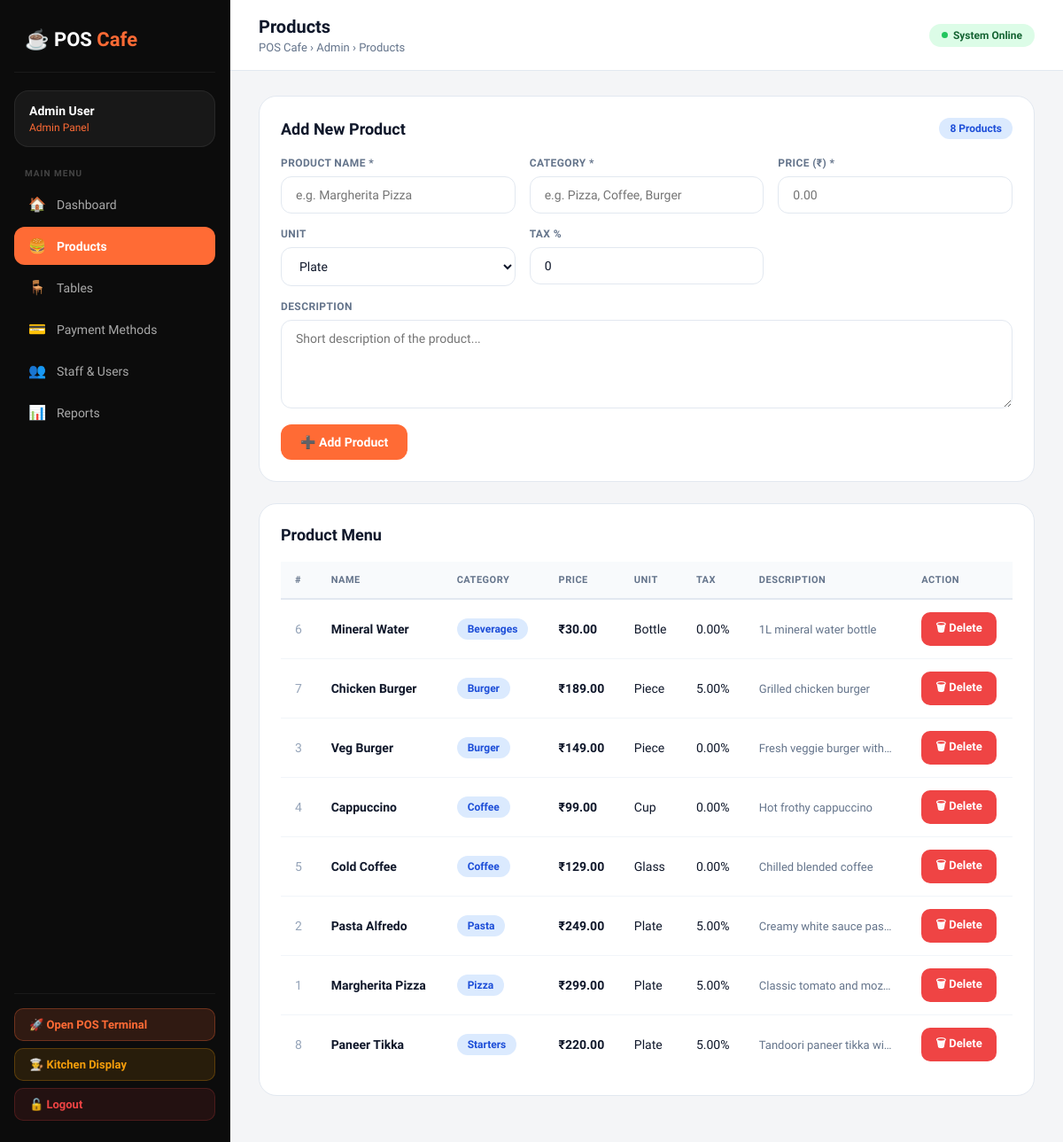
/admin/products.php (signed in), run on the app's committed database.
### tables this page shows
CREATE TABLE IF NOT EXISTS products (
    id INT AUTO_INCREMENT PRIMARY KEY,
    name VARCHAR(120) NOT NULL,
    category VARCHAR(100) NOT NULL,
    price DECIMAL(10,2) NOT NULL,
    unit VARCHAR(50) DEFAULT 'Plate',
    tax DECIMAL(5,2) DEFAULT 0.00,
    description TEXT,
    created_at TIMESTAMP DEFAULT CURRENT_TIMESTAMP
);

### admin/products.php (the view, shortened to what this page needs)
<?php
include("../config/db.php");
include("layout/header.php");
$products = mysqli_query($conn, "SELECT * FROM products ORDER BY category ASC, name ASC");
$total_products = mysqli_num_rows($products);
$products = mysqli_query($conn, "SELECT * FROM products ORDER BY category ASC, name ASC");
?>
<div class="panel">
    <div class="panel-header">
        <h3>Add New Product</h3>
        <span class="badge badge-blue"><?php echo $total_products; ?> Products</span>
    </div>
    <form method="POST">
        <div class="form-grid">
            <div class="form-group">
                <label>Product Name *</label>
                <input type="text" name="name" placeholder="e.g. Margherita Pizza" required>
            </div>
            <div class="form-group">
                <label>Category *</label>
                <input type="text" name="category" placeholder="e.g. Pizza, Coffee, Burger" required>
            </div>
            <div class="form-group">
                <label>Price (₹) *</label>
                <input type="number" step="0.01" min="0.01" name="price" placeholder="0.00" required>
            </div>
            <div class="form-group">
                <label>Unit</label>
                <select name="unit">
                    <option value="Plate">Plate</option>
                </select>
            </div>
            <div class="form-group">
                <label>Tax %</label>
                <input type="number" step="0.01" min="0" max="100" name="tax" placeholder="0" value="0">
            </div>
        </div>
        <div class="form-group" style="margin-top:16px;">
            <label>Description</label>
            <textarea name="description" placeholder="Short description of the product..."></textarea>
        </div>
        <div style="margin-top:18px;">
            <button type="submit" name="add_product" class="btn-primary">➕ Add Product</button>
        </div>
    </form>
</div>
<div class="panel">
    <div class="panel-header"><h3>Product Menu</h3></div>
    <?php if (mysqli_num_rows($products) > 0): ?>
    <div class="table-wrap">
        <table>
            <thead><tr><th>#</th><th>Name</th><th>Category</th><th>Price</th><th>Unit</th><th>Tax</th><th>Description</th><th>Action</th></tr></thead>
            <tbody>
                <?php while ($row = mysqli_fetch_assoc($products)): ?>
                <tr>
                    <td style="color:#94a3b8;"><?php echo $row['id']; ?></td>
                    <td><strong><?php echo htmlspecialchars($row['name']); ?></strong></td>
                    <td><span class="badge badge-blue"><?php echo htmlspecialchars($row['category']); ?></span></td>
                    <td><strong>₹<?php echo number_format($row['price'],2); ?></strong></td>
                    <td><?php echo htmlspecialchars($row['unit']); ?></td>
                    <td><?php echo $row['tax']; ?>%</td>
                    <td style="color:#64748b;font-size:13px;max-width:180px;overflow:hidden;text-overflow:ellipsis;white-space:nowrap;"><?php echo htmlspecialchars($row['description'] ?: '—'); ?></td>
                    <td><a class="btn-danger" href="delete_product.php?id=<?php echo $row['id']; ?>" onclick="return confirm('Delete this product?')">🗑 Delete</a></td>
                </tr>
                <?php endwhile; ?>
            </tbody>
        </table>
    </div>
    <?php else: ?>
        <div style="text-align:center;padding:40px;color:#94a3b8;"><div style="font-size:48px;margin-bottom:12px;">🍽️</div><p>No products yet. Add your first menu item above!</p></div>
    <?php endif; ?>
</div>
<?php include("layout/footer.php"); ?>

### admin/layout/header.php (style rules this page uses)
*, *::before, *::after { margin: 0; padding: 0; box-sizing: border-box; }
:root { --primary: #FF6B35; --primary-dark: #E85520; --sidebar-bg: #0C0C0C; --sidebar-border: rgba(255,255,255,0.06); --main-bg: #F4F5F7; --card-bg: #FFFFFF; --text-dark: #0F172A; --text-muted: #64748B; --border: #E2E8F0; --success: #10B981; --danger: #EF4444; --warning: #F59E0B; }
body { font-family: 'Sora', sans-serif; background: var(--main-bg); color: var(--text-dark); }
.panel { background: var(--card-bg); border: 1px solid var(--border); border-radius: 20px; padding: 24px; margin-bottom: 24px; }
.panel-header { display: flex; justify-content: space-between; align-items: center; margin-bottom: 20px; }
.panel-header h3 { font-size: 18px; font-weight: 700; }
.form-grid { display: grid; grid-template-columns: repeat(auto-fit, minmax(220px, 1fr)); gap: 16px; }
.form-group { display: flex; flex-direction: column; gap: 8px; }
.form-group label { font-size: 12px; font-weight: 600; color: var(--text-muted); text-transform: uppercase; letter-spacing: 0.4px; }
input, select, textarea { padding: 12px 16px; border: 1px solid var(--border); border-radius: 12px; font-family: 'Sora', sans-serif; font-size: 14px; color: var(--text-dark); background: white; transition: all 0.2s ease; width: 100%; }
textarea { resize: vertical; min-height: 100px; }
.btn-primary { background: var(--primary); color: white; border: none; padding: 12px 22px; border-radius: 12px; font-family: 'Sora', sans-serif; font-size: 14px; font-weight: 600; cursor: pointer; transition: all 0.2s ease; display: inline-flex; align-items: center; gap: 8px; }
.btn-danger { background: var(--danger); color: white; border: none; padding: 8px 16px; border-radius: 10px; font-family: 'Sora', sans-serif; font-size: 13px; font-weight: 600; cursor: pointer; text-decoration: none; display: inline-flex; align-items: center; gap: 6px; transition: all 0.2s ease; }
.table-wrap { overflow-x: auto; }
table { width: 100%; border-collapse: collapse; font-size: 14px; }
table thead th { background: #F8FAFC; color: var(--text-muted); font-size: 11px; text-transform: uppercase; letter-spacing: 0.5px; font-weight: 700; padding: 14px 16px; text-align: left; border-bottom: 2px solid var(--border); }
table tbody td { padding: 14px 16px; border-bottom: 1px solid #F1F5F9; color: var(--text-dark); }
table tbody tr:last-child td { border-bottom: none; }
.badge { display: inline-flex; align-items: center; padding: 5px 12px; border-radius: 999px; font-size: 12px; font-weight: 600; }
.badge-blue { background: #DBEAFE; color: #1D4ED8; }

### data on the page
products: id "6", name "Mineral Water", category "Beverages", price "30.00", unit "Bottle", tax "0.00", description "1L mineral water bottle"
products: id "7", name "Chicken Burger", category "Burger", price "189.00", unit "Piece", tax "5.00", description "Grilled chicken burger"
products: id "3", name "Veg Burger", category "Burger", price "149.00", unit "Piece", tax "0.00", description "Fresh veggie burger with…"
products: id "4", name "Cappuccino", category "Coffee", price "99.00", unit "Cup", tax "0.00", description "Hot frothy cappuccino"
products: id "5", name "Cold Coffee", category "Coffee", price "129.00", unit "Glass", tax "0.00", description "Chilled blended coffee"
products: id "2", name "Pasta Alfredo", category "Pasta", price "249.00", unit "Plate", tax "5.00", description "Creamy white sauce pasta"
products: id "1", name "Margherita Pizza", category "Pizza", price "299.00", unit "Plate", tax "5.00", description "Classic tomato and moz…"
products: id "8", name "Paneer Tikka", category "Starters", price "220.00", unit "Plate", tax "5.00", description "Tandoori paneer tikka wi…"

### other printed values
$user_name "Admin User"
$user_role "Admin"
$item['icon'] "🏠"
$item['label'] "Dashboard"
$item['icon'] "🍔"
$item['label'] "Products"
$item['icon'] "🪑"
$item['label'] "Tables"
$item['icon'] "💳"
$item['label'] "Payment Methods"
$item['icon'] "👥"
$item['label'] "Staff & Users"
$item['icon'] "📊"
$item['label'] "Reports"
str_replace(['.php','_'], ['',' '], $current_page) "Products"
